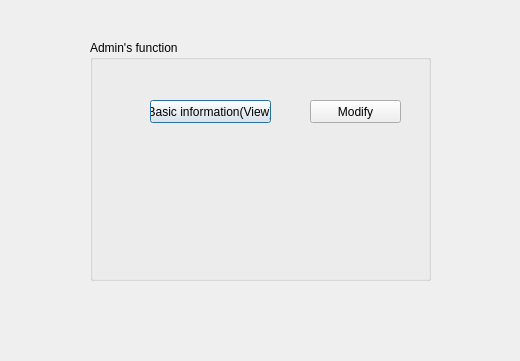
<?xml version="1.0" encoding="UTF-8"?>
<ui version="4.0">
 <class>Adminmanagment</class>
 <widget class="QDialog" name="Adminmanagment">
  <property name="geometry">
   <rect>
    <x>0</x>
    <y>0</y>
    <width>520</width>
    <height>361</height>
   </rect>
  </property>
  <property name="windowTitle">
   <string>Adminmanagment</string>
  </property>
  <widget class="QGroupBox" name="groupBox">
   <property name="geometry">
    <rect>
     <x>90</x>
     <y>40</y>
     <width>341</width>
     <height>241</height>
    </rect>
   </property>
   <property name="title">
    <string>Admin's function</string>
   </property>
   <widget class="QPushButton" name="gotoSearch">
    <property name="geometry">
     <rect>
      <x>60</x>
      <y>60</y>
      <width>121</width>
      <height>23</height>
     </rect>
    </property>
    <property name="text">
     <string>Basic information(View)</string>
    </property>
   </widget>
   <widget class="QPushButton" name="Modify">
    <property name="geometry">
     <rect>
      <x>220</x>
      <y>60</y>
      <width>91</width>
      <height>23</height>
     </rect>
    </property>
    <property name="text">
     <string>Modify</string>
    </property>
   </widget>
  </widget>
 </widget>
 <resources/>
 <connections/>
</ui>
